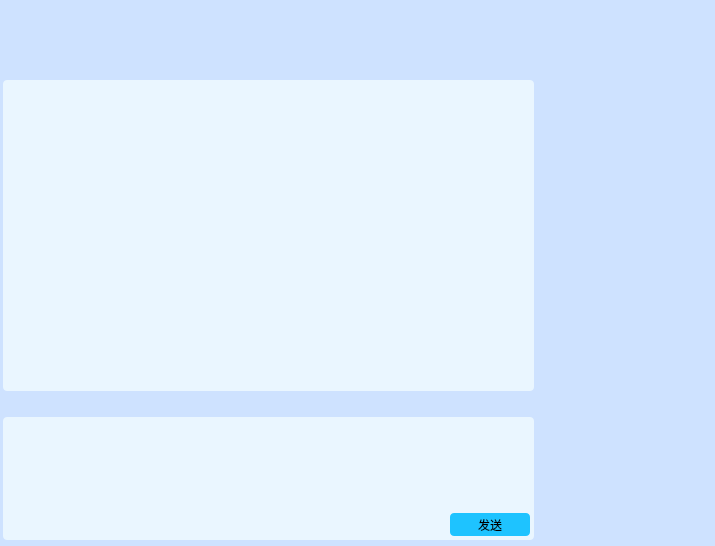
<?xml version="1.0" encoding="UTF-8"?>
<ui version="4.0">
 <class>Contact</class>
 <widget class="QWidget" name="Contact">
  <property name="geometry">
   <rect>
    <x>0</x>
    <y>0</y>
    <width>715</width>
    <height>546</height>
   </rect>
  </property>
  <property name="windowTitle">
   <string>Form</string>
  </property>
  <property name="styleSheet">
   <string notr="true">QWidget{
	background-color: rgb(206, 226, 255);
}
</string>
  </property>
  <widget class="QListWidget" name="listWidget">
   <property name="geometry">
    <rect>
     <x>3</x>
     <y>80</y>
     <width>531</width>
     <height>311</height>
    </rect>
   </property>
   <property name="font">
    <font>
     <pointsize>10</pointsize>
    </font>
   </property>
   <property name="styleSheet">
    <string notr="true">QListWidget{
	background-color: rgb(234, 246, 255);
	border-radius:4px;
}
QListWidget::Item:hover{
	background: rgb(234, 246, 255); 
	
	selection-background-color: rgb(234, 246, 255);
	gridline-color: (234, 246, 255);
	selection-color: (234, 246, 255);
	border-width: 0px;
}
QListWidget::Item:selected{
	background: rgb(234, 246, 255); 
	
	selection-background-color: rgb(234, 246, 255);
	gridline-color: (234, 246, 255);
	selection-color: (234, 246, 255);
	gridline-color: rgb(234, 246, 255);
	border-width: 0px;
	selection-color: rgb(234, 246, 255);
}
QListWidget::Item:selected:!active{
	background: rgb(234, 246, 255); 
	
	selection-background-color: rgb(234, 246, 255);
	gridline-color: (0,0,0);
	selection-color: (234, 246, 255);
	gridline-color: rgb(234, 246, 255);
	border-width: 0px;
	selection-color: rgb(234, 246, 255);
}</string>
   </property>
   <property name="selectionMode">
    <enum>QAbstractItemView::NoSelection</enum>
   </property>
   <property name="verticalScrollMode">
    <enum>QAbstractItemView::ScrollPerPixel</enum>
   </property>
   <property name="horizontalScrollMode">
    <enum>QAbstractItemView::ScrollPerPixel</enum>
   </property>
   <property name="selectionRectVisible">
    <bool>false</bool>
   </property>
  </widget>
  <widget class="QTextEdit" name="textEdit">
   <property name="geometry">
    <rect>
     <x>3</x>
     <y>417</y>
     <width>531</width>
     <height>123</height>
    </rect>
   </property>
   <property name="styleSheet">
    <string notr="true">QTextEdit{
	background-color: rgb(234, 246, 255);
	border-width:0px;
	border-radius:4px;	
}</string>
   </property>
  </widget>
  <widget class="QLabel" name="headimage">
   <property name="geometry">
    <rect>
     <x>14</x>
     <y>19</y>
     <width>55</width>
     <height>60</height>
    </rect>
   </property>
   <property name="text">
    <string/>
   </property>
  </widget>
  <widget class="QLabel" name="sign">
   <property name="geometry">
    <rect>
     <x>70</x>
     <y>30</y>
     <width>111</width>
     <height>31</height>
    </rect>
   </property>
   <property name="text">
    <string/>
   </property>
  </widget>
  <widget class="QLabel" name="label_3">
   <property name="geometry">
    <rect>
     <x>540</x>
     <y>80</y>
     <width>171</width>
     <height>371</height>
    </rect>
   </property>
   <property name="styleSheet">
    <string notr="true">QLabel{
	
	background-image: url(:/Resources/LoginWindow/qqshow.png);
	border-bottom-left-radius: 3px; 
	border-bottom-right-radius: 3px
}</string>
   </property>
   <property name="text">
    <string/>
   </property>
  </widget>
  <widget class="QLabel" name="label_4">
   <property name="geometry">
    <rect>
     <x>538</x>
     <y>451</y>
     <width>173</width>
     <height>91</height>
    </rect>
   </property>
   <property name="styleSheet">
    <string notr="true">QLabel{
	background-image: url(:/Resources/LoginWindow/showroot.png);
border-radius:0px;
	border-bottom-left-radius: 0px; 
	border-bottom-right-radius: 0px;
}</string>
   </property>
   <property name="text">
    <string/>
   </property>
  </widget>
  <widget class="QPushButton" name="pushButton">
   <property name="geometry">
    <rect>
     <x>450</x>
     <y>513</y>
     <width>80</width>
     <height>23</height>
    </rect>
   </property>
   <property name="styleSheet">
    <string notr="true">QPushButton:pressed{
	
	background-color: rgb(6, 118, 255);
}
QPushButton:hover{
	
	background-color: rgb(7, 181, 255);
}
QPushButton{
	
	background-color: rgb(30, 195, 255);
	border-radius:4px;
}</string>
   </property>
   <property name="text">
    <string>发送</string>
   </property>
   <property name="flat">
    <bool>false</bool>
   </property>
  </widget>
  <widget class="QLabel" name="land">
   <property name="geometry">
    <rect>
     <x>40</x>
     <y>440</y>
     <width>381</width>
     <height>21</height>
    </rect>
   </property>
   <property name="text">
    <string>TextLabel</string>
   </property>
  </widget>
  <widget class="QWidget" name="horizontalLayoutWidget">
   <property name="geometry">
    <rect>
     <x>10</x>
     <y>394</y>
     <width>181</width>
     <height>22</height>
    </rect>
   </property>
   <layout class="QHBoxLayout" name="horizontalLayout">
    <item>
     <widget class="QPushButton" name="pushButton_3">
      <property name="styleSheet">
       <string notr="true">QPushButton{
	border-radius:2px;
	border-color: rgb(206, 226, 255);
	background-color: rgb(206, 226, 255);
}
QPushButton:hover{
	border-radius:2px;
	
	
	color: rgb(185, 215, 253);
	background-color: rgb(185, 215, 253);
	
}
QPushButton:press{
	border-radius:2px;
	border-color: rgb(206, 226, 255);
	background-color: rgb(206, 226, 255);
}</string>
      </property>
      <property name="text">
       <string/>
      </property>
      <property name="icon">
       <iconset resource="qt-myqq.qrc">
        <normaloff>:/Resources/Icon/font-symbol-of-letter-a.svg</normaloff>:/Resources/Icon/font-symbol-of-letter-a.svg</iconset>
      </property>
      <property name="iconSize">
       <size>
        <width>20</width>
        <height>20</height>
       </size>
      </property>
     </widget>
    </item>
    <item>
     <widget class="QPushButton" name="pushButton_6">
      <property name="styleSheet">
       <string notr="true">QPushButton{
	border-radius:2px;
	border-color: rgb(206, 226, 255);
	background-color: rgb(206, 226, 255);
}
QPushButton:hover{
	border-radius:2px;
	
	
	color: rgb(185, 215, 253);
	background-color: rgb(185, 215, 253);
	
}
QPushButton:press{
	border-radius:2px;
	border-color: rgb(206, 226, 255);
	background-color: rgb(206, 226, 255);
}</string>
      </property>
      <property name="text">
       <string/>
      </property>
      <property name="icon">
       <iconset resource="qt-myqq.qrc">
        <normaloff>:/Resources/Icon/smile.svg</normaloff>:/Resources/Icon/smile.svg</iconset>
      </property>
      <property name="iconSize">
       <size>
        <width>20</width>
        <height>20</height>
       </size>
      </property>
     </widget>
    </item>
    <item>
     <widget class="QPushButton" name="pushButton_8">
      <property name="styleSheet">
       <string notr="true">QPushButton{
	border-radius:2px;
	border-color: rgb(206, 226, 255);
	background-color: rgb(206, 226, 255);
}
QPushButton:hover{
	border-radius:2px;
	
	
	color: rgb(185, 215, 253);
	background-color: rgb(185, 215, 253);
	
}
QPushButton:press{
	border-radius:2px;
	border-color: rgb(206, 226, 255);
	background-color: rgb(206, 226, 255);
}</string>
      </property>
      <property name="text">
       <string/>
      </property>
      <property name="icon">
       <iconset resource="qt-myqq.qrc">
        <normaloff>:/Resources/Icon/screenshot.svg</normaloff>:/Resources/Icon/screenshot.svg</iconset>
      </property>
      <property name="iconSize">
       <size>
        <width>20</width>
        <height>20</height>
       </size>
      </property>
     </widget>
    </item>
    <item>
     <widget class="QPushButton" name="pushButton_4">
      <property name="styleSheet">
       <string notr="true">QPushButton{
	border-radius:2px;
	border-color: rgb(206, 226, 255);
	background-color: rgb(206, 226, 255);
}
QPushButton:hover{
	border-radius:2px;
	
	
	color: rgb(185, 215, 253);
	background-color: rgb(185, 215, 253);
	
}
QPushButton:press{
	border-radius:2px;
	border-color: rgb(206, 226, 255);
	background-color: rgb(206, 226, 255);
}</string>
      </property>
      <property name="text">
       <string/>
      </property>
      <property name="icon">
       <iconset resource="qt-myqq.qrc">
        <normaloff>:/Resources/Icon/microphone.svg</normaloff>:/Resources/Icon/microphone.svg</iconset>
      </property>
      <property name="iconSize">
       <size>
        <width>20</width>
        <height>20</height>
       </size>
      </property>
     </widget>
    </item>
    <item>
     <widget class="QPushButton" name="pushButton_5">
      <property name="styleSheet">
       <string notr="true">QPushButton{
	border-radius:2px;
	border-color: rgb(206, 226, 255);
	background-color: rgb(206, 226, 255);
}
QPushButton:hover{
	border-radius:2px;
	
	
	color: rgb(185, 215, 253);
	background-color: rgb(185, 215, 253);
	
}
QPushButton:press{
	border-radius:2px;
	border-color: rgb(206, 226, 255);
	background-color: rgb(206, 226, 255);
}</string>
      </property>
      <property name="text">
       <string/>
      </property>
      <property name="icon">
       <iconset resource="qt-myqq.qrc">
        <normaloff>:/Resources/Icon/picture.svg</normaloff>:/Resources/Icon/picture.svg</iconset>
      </property>
      <property name="iconSize">
       <size>
        <width>20</width>
        <height>20</height>
       </size>
      </property>
     </widget>
    </item>
    <item>
     <widget class="QPushButton" name="fileButton">
      <property name="styleSheet">
       <string notr="true">QPushButton{
	border-radius:2px;
	border-color: rgb(206, 226, 255);
	background-color: rgb(206, 226, 255);
}
QPushButton:hover{
	border-radius:2px;
	
	
	color: rgb(185, 215, 253);
	background-color: rgb(185, 215, 253);
	
}
QPushButton:press{
	border-radius:2px;
	border-color: rgb(206, 226, 255);
	background-color: rgb(206, 226, 255);
}</string>
      </property>
      <property name="text">
       <string/>
      </property>
      <property name="icon">
       <iconset resource="qt-myqq.qrc">
        <normaloff>:/Resources/Icon/folder (1).svg</normaloff>:/Resources/Icon/folder (1).svg</iconset>
      </property>
      <property name="iconSize">
       <size>
        <width>20</width>
        <height>20</height>
       </size>
      </property>
     </widget>
    </item>
   </layout>
  </widget>
  <zorder>land</zorder>
  <zorder>listWidget</zorder>
  <zorder>textEdit</zorder>
  <zorder>headimage</zorder>
  <zorder>sign</zorder>
  <zorder>label_3</zorder>
  <zorder>label_4</zorder>
  <zorder>pushButton</zorder>
  <zorder>horizontalLayoutWidget</zorder>
 </widget>
 <resources>
  <include location="qt-myqq.qrc"/>
 </resources>
 <connections/>
</ui>
